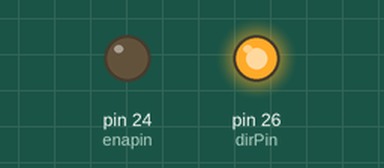
The sketch below on a simulated Arduino Mega 2560, built with avr-gcc and run on an emulated ATmega2560. Shown: output pins drawn as LEDs (lit = HIGH). Pins used as bus, display or sensor lines are not drawn.

Above: at 1.5 s.
At 9.8 s:
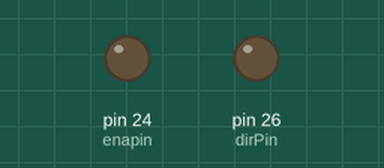
Timing chart, 0 to 21.5 s (numbered marks = the images above):
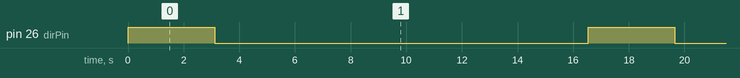

Measured:
- by itself, pin 26 (dirPin): alternates HIGH for 3.1 s and LOW for 13.4 s

The sketch:

A4988_test.ino
```cpp
int stepperPin = 28;
int dirPin     = 26;
int enapin     = 24;

void setup() {
pinMode(dirPin, OUTPUT);
pinMode(stepperPin, OUTPUT);
pinMode(enapin, OUTPUT);
}

void step(boolean dir,int steps){
digitalWrite(dirPin,dir);
delay(50);
for(int i=0;i<steps;i++){
digitalWrite(stepperPin, HIGH);
delayMicroseconds(800);
digitalWrite(stepperPin, LOW);
delayMicroseconds(800);
}
}

void loop(){
step(true,1600);
delay(500);
step(false,1600*5);
delay(500);
}
```
